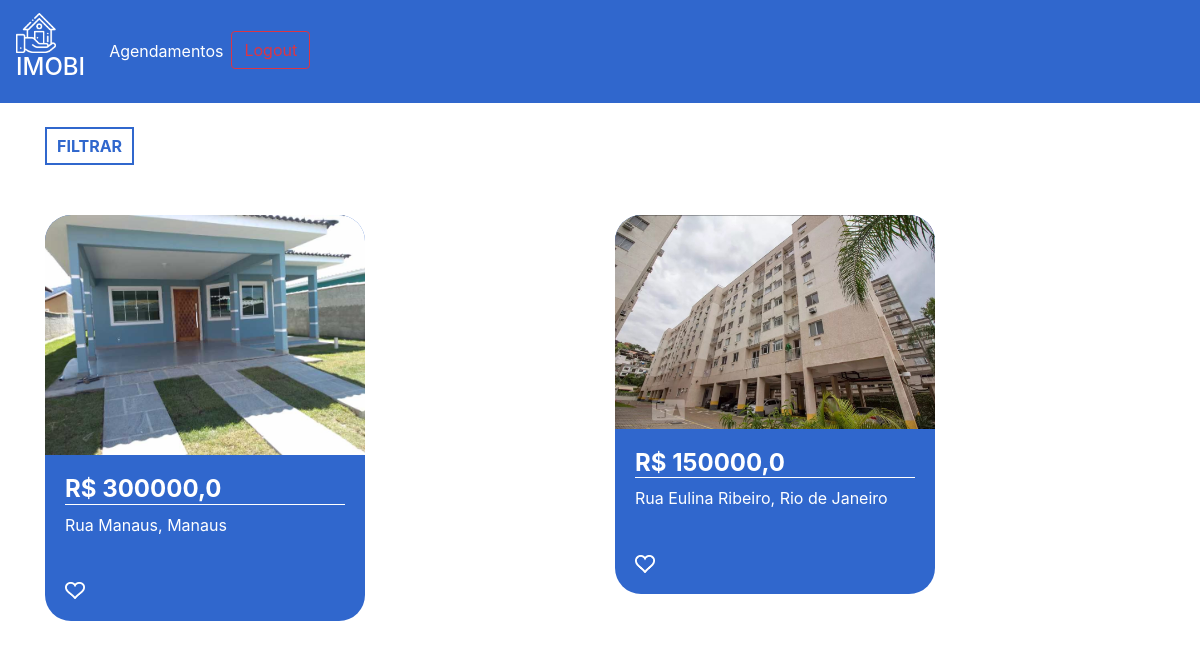
Page / (signed in) on the earlier database version.
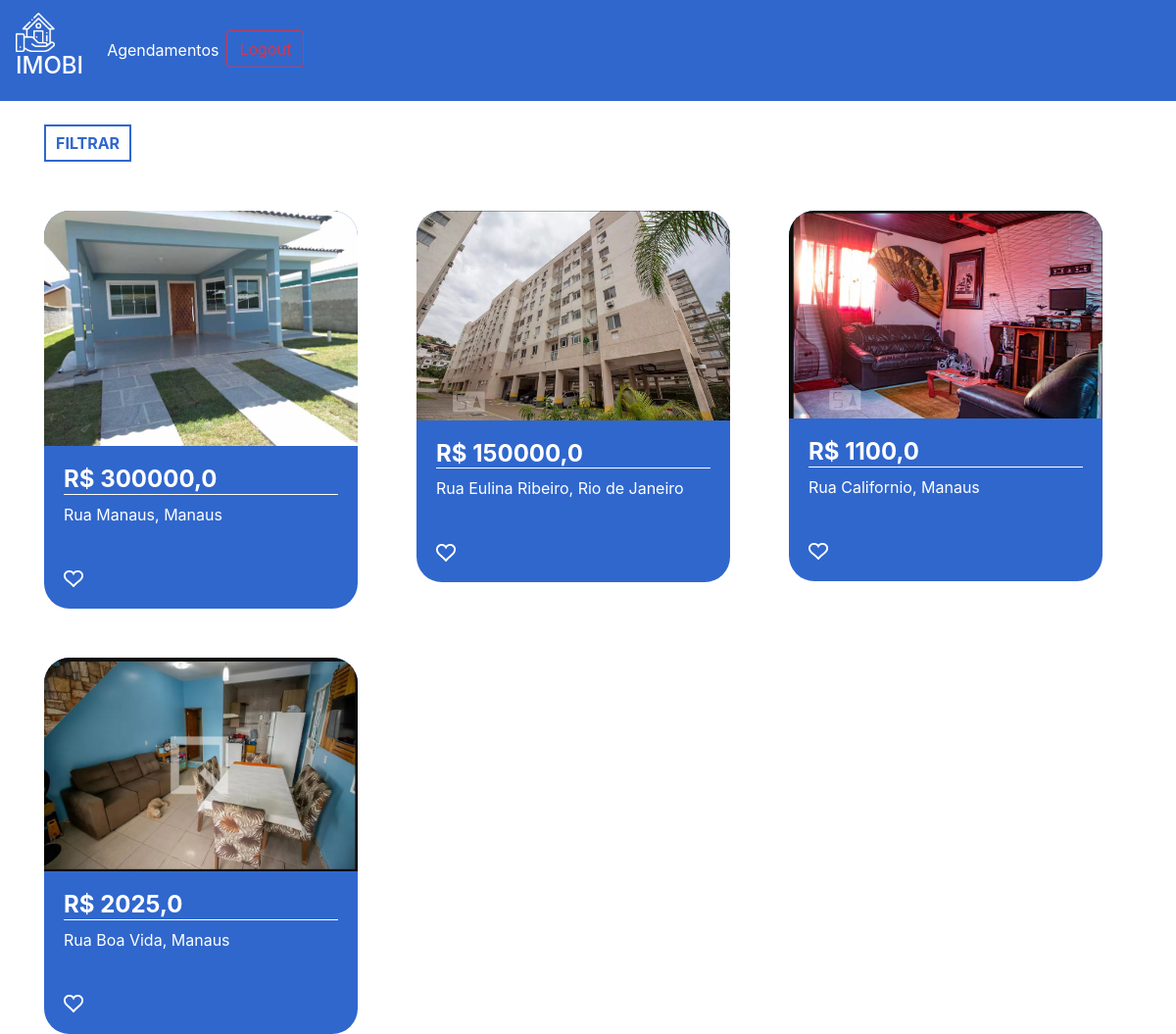
Same page on the later database version.
### plataforma/models.py (models this page shows, shortened)
class Imovei(models.Model):
    choices = (('V', 'Venda'),
    ('A', 'Aluguel'))
    choices_imovel = (('A', 'Apartamento'),
    ('C', 'Casa'))
    imagens = models.ManyToManyField(Imagem)
    valor = models.FloatField()
    quartos = models.IntegerField()
    tamanho = models.FloatField()
    cidade = models.ForeignKey(Cidade, on_delete=models.DO_NOTHING)
    rua = models.CharField(max_length=50)
    tipo = models.CharField(max_length=1, choices=choices)
    tipo_imovel = models.CharField(max_length=1, choices=choices_imovel)
    numero = models.IntegerField()
    descricao = models.TextField()
    dias_visita = models.ManyToManyField(DiasVisita)
    horarios = models.ManyToManyField(Horario)

class Imagem(models.Model):
    img = models.ImageField(upload_to='img')

class Cidade(models.Model):
    nome = models.CharField(max_length=30)
    def __str__(self) -> str:
        return self.nome

### plataforma/views.py (the view)
# urls.py: path('', views.home, name="home"),
@login_required(login_url='/auth/logar')
def home(request):
    preco_minimo = request.GET.get('preco_minimo')
    preco_maximo = request.GET.get('preco_maximo')
    cidade = request.GET.get('cidade')
    tipo = request.GET.getlist('tipo')
    cidades = Cidade.objects.all()
    if preco_minimo or preco_maximo or cidade or tipo:
        if not preco_minimo:
            preco_minimo = 0
        if not preco_maximo:
            preco_maximo = 999999999
        if not tipo:
            tipo = ['A', 'C']
        imoveis = Imovei.objects.filter(valor__gte=preco_minimo).filter(valor__lte=preco_maximo).filter(tipo_imovel__in=tipo).filter(cidade=cidade)
    else:
        imoveis = Imovei.objects.all()
    return render(request, 'home.html', {'imoveis': imoveis, 'cidades': cidades})

### plataforma/templates/home.html (shortened to what this page needs)
{% extends 'base.html' %}
{% load static %}
{% block 'head' %}
<link rel="stylesheet" href="{% static 'plataforma/css/home.css' %}">
{% endblock %}
{% block 'body' %}
    <div class="container">
        <br>
        <button type="button" class="btn_filtrar" data-toggle="modal" data-target="#exampleModal">
        FILTRAR
        </button>
        <div class="row">
            {% for imovel in imoveis %}
                <div class="col-md cont">
                    <div class="card_imovel">
                        <img class="img_capa_imovel" src="{{imovel.imagens.all.0.img.url}}">
                        <div class="informacoes_imoveis">
                            <a class="a_none" href="{% url 'imovel' imovel.id %}"><h4 class="valor">R$ {{imovel.valor}}</h4></a>
                            <p>{{imovel.rua}}, {{imovel.cidade}}</p>
                            <br>
                            <img width="7%" src="{% static 'plataforma/img/heart.png' %}">
                        </div>
                    </div>
                </div>
            {% endfor %}
        </div>
    </div>
{% endblock %}

Differences in the rows shown:
added Imovei: imagens.all.0.img (picture), valor "1100,0", rua "Rua Californio", cidade "Manaus"
added Imovei: imagens.all.0.img (picture), valor "2025,0", rua "Rua Boa Vida", cidade "Manaus"
